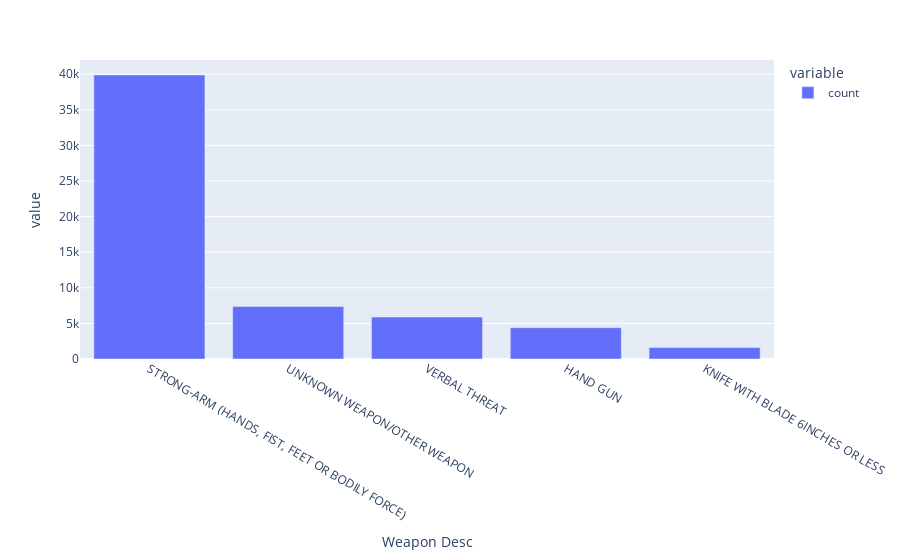

Notebook code for this chart:
### Code cell
px.bar( data["Weapon Desc"].value_counts().head(5))

### Figure 1 — Plotly figure (JSON) as saved in the notebook; plotly's stock layout.template omitted (floating-point values rounded to 4 significant figures)
{"data": [{"hovertemplate": "variable=count<br>Weapon Desc=%{x}<br>value=%{y}<extra></extra>", "legendgroup": "count", "marker": {"color": "#636efa", "pattern": {"shape": ""}}, "name": "count", "orientation": "v", "showlegend": true, "textposition": "auto", "type": "bar", "x": ["STRONG-ARM (HANDS, FIST, FEET OR BODILY FORCE)", "UNKNOWN WEAPON/OTHER WEAPON", "VERBAL THREAT", "HAND GUN", "KNIFE WITH BLADE 6INCHES OR LESS"], "xaxis": "x", "y": [39889, 7376, 5894, 4395, 1608], "yaxis": "y"}], "layout": {"barmode": "relative", "legend": {"title": {"text": "variable"}, "tracegroupgap": 0}, "margin": {"t": 60}, "xaxis": {"anchor": "y", "domain": [0, 1], "title": {"text": "Weapon Desc"}}, "yaxis": {"anchor": "x", "domain": [0, 1], "title": {"text": "value"}}}}
